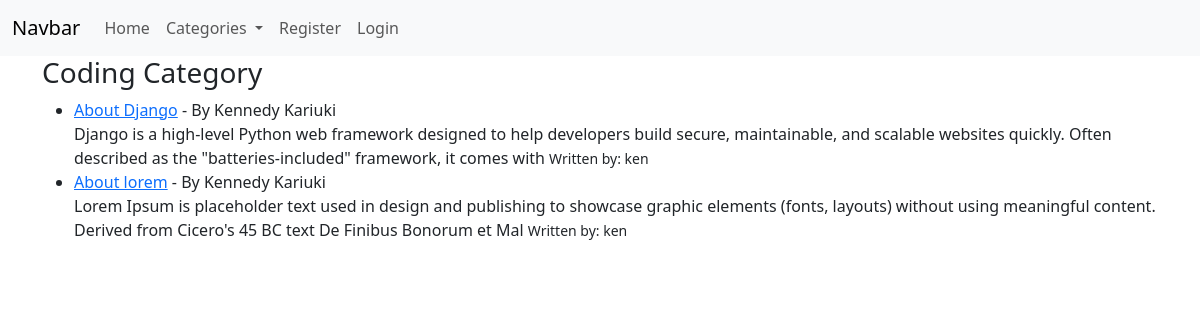
Screenshot of /category/Coding/ with the database file from the repository.
### my_blog/models.py (models this page shows, shortened)
class Category(models.Model):
    name = models.CharField(max_length=255)
    def __str__(self):
        return self.name

class Article(models.Model):
    title = models.CharField(max_length= 255)
    author = models.ForeignKey(User , on_delete = models.CASCADE)
    body = models.TextField()
    category = models.ForeignKey(Category, on_delete = models.SET_NULL , null = True )
    publication_date = models.DateField(auto_now_add = True)

### members/models.py (models this page shows)
class Member(models.Model):
    user = models.OneToOneField(User , on_delete=models.CASCADE)
    first_name = models.CharField(max_length=20)
    last_name = models.CharField(max_length = 20)

### my_blog/views.py (the view)
# urls.py: path("category/<str:cats>/", views.category , name = "category"),
def category(request , cats):
    cat_menu = Category.objects.all()
    category_posts = Article.objects.filter(category__name = cats)
    members = Member.objects.all()
    context = {
        "category_posts":category_posts,
        "cats":cats,
        "members":members,
        "cat_menu":cat_menu
    }
    return render(request, "categories.html", context)

### my_blog/templates/categories.html (shortened to what this page needs)
{% extends 'base.html' %}
{% block content %}
<div class="container">
    <h3>{{ cats }} Category</h3>
    {% if category_posts %}
    <ul>
    {% for article in category_posts %}
        <li>
            <a href="{% url 'article_details' article.pk %}">{{ article.title }}</a> -
            {% for member in members %}
                <span> By {{ member.first_name }} {{ member.last_name }}</span>
            {% endfor %}
            <br>
            {{ article.body|slice:":200" }}
            <small>Written by: {{ article.author.username }}</small>
        </li>
    {% endfor %}
    </ul>
    {% else %}
        <h5>This is template DOES NOT EXIST</h5>
    {% endif %}
</div>
{% endblock %}

### rows the page displays
Category: name "Coding"
Article: title "About Django", body "Django is a high-level Python web framework designed to help developers build secure, maintainable, and scalable websites quickly. Often described as the \"batteries-included\" framework, it comes with", author.username "ken"
Member: first_name "Kennedy", last_name "Kariuki"
Article: title "About lorem", body "Lorem Ipsum is placeholder text used in design and publishing to showcase graphic elements (fonts, layouts) without using meaningful content. Derived from Cicero's 45 BC text De Finibus Bonorum et Mal", author.username "ken"
